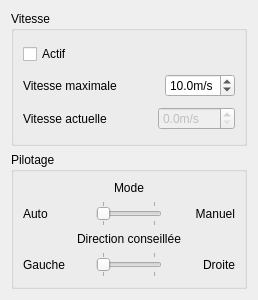
<?xml version="1.0" encoding="UTF-8"?>
<ui version="4.0">
 <class>VueParametresChariot</class>
 <widget class="QWidget" name="VueParametresChariot">
  <property name="geometry">
   <rect>
    <x>0</x>
    <y>0</y>
    <width>258</width>
    <height>300</height>
   </rect>
  </property>
  <property name="windowTitle">
   <string>Form</string>
  </property>
  <layout class="QVBoxLayout" name="verticalLayout">
   <item>
    <widget class="QGroupBox" name="groupeVitesse">
     <property name="title">
      <string>Vitesse</string>
     </property>
     <layout class="QVBoxLayout" name="verticalLayout_5" stretch="0,1,1">
      <item>
       <widget class="QCheckBox" name="actif">
        <property name="text">
         <string>Actif</string>
        </property>
       </widget>
      </item>
      <item>
       <layout class="QHBoxLayout" name="horizontalLayout" stretch="1,0">
        <item>
         <widget class="QLabel" name="libelleVitesseMax">
          <property name="text">
           <string>Vitesse maximale</string>
          </property>
         </widget>
        </item>
        <item>
         <widget class="QDoubleSpinBox" name="vitesseMax">
          <property name="suffix">
           <string>m/s</string>
          </property>
          <property name="decimals">
           <number>1</number>
          </property>
          <property name="minimum">
           <double>0.000000000000000</double>
          </property>
          <property name="maximum">
           <double>30.000000000000000</double>
          </property>
          <property name="singleStep">
           <double>1.000000000000000</double>
          </property>
          <property name="value">
           <double>10.000000000000000</double>
          </property>
         </widget>
        </item>
       </layout>
      </item>
      <item>
       <layout class="QHBoxLayout" name="horizontalLayout_4" stretch="1,0">
        <item>
         <widget class="QLabel" name="libelleVitesseActuelle">
          <property name="text">
           <string>Vitesse actuelle</string>
          </property>
         </widget>
        </item>
        <item>
         <widget class="QDoubleSpinBox" name="vitesseActuelle">
          <property name="enabled">
           <bool>false</bool>
          </property>
          <property name="suffix">
           <string>m/s</string>
          </property>
          <property name="decimals">
           <number>1</number>
          </property>
         </widget>
        </item>
       </layout>
      </item>
     </layout>
    </widget>
   </item>
   <item>
    <widget class="QGroupBox" name="groupePilotage">
     <property name="title">
      <string>Pilotage</string>
     </property>
     <layout class="QVBoxLayout" name="verticalLayout_6">
      <item>
       <layout class="QVBoxLayout" name="verticalLayout_3" stretch="1,1">
        <item>
         <widget class="QLabel" name="libelleModePilotage">
          <property name="text">
           <string>Mode</string>
          </property>
          <property name="alignment">
           <set>Qt::AlignCenter</set>
          </property>
         </widget>
        </item>
        <item>
         <layout class="QHBoxLayout" name="horizontalLayout_2" stretch="1,1,1">
          <item>
           <widget class="QLabel" name="libelleAutomatique">
            <property name="text">
             <string>Auto</string>
            </property>
           </widget>
          </item>
          <item>
           <widget class="QSlider" name="modePilotage">
            <property name="maximum">
             <number>1</number>
            </property>
            <property name="orientation">
             <enum>Qt::Horizontal</enum>
            </property>
            <property name="tickPosition">
             <enum>QSlider::TicksBothSides</enum>
            </property>
           </widget>
          </item>
          <item>
           <widget class="QLabel" name="libelleManuel">
            <property name="text">
             <string>Manuel</string>
            </property>
            <property name="alignment">
             <set>Qt::AlignRight|Qt::AlignTrailing|Qt::AlignVCenter</set>
            </property>
           </widget>
          </item>
         </layout>
        </item>
       </layout>
      </item>
      <item>
       <layout class="QVBoxLayout" name="verticalLayout_7" stretch="1,1">
        <item>
         <widget class="QLabel" name="libelleDirectionConseillee">
          <property name="text">
           <string>Direction conseillée</string>
          </property>
          <property name="alignment">
           <set>Qt::AlignCenter</set>
          </property>
         </widget>
        </item>
        <item>
         <layout class="QHBoxLayout" name="horizontalLayout_3" stretch="1,1,1">
          <item>
           <widget class="QLabel" name="libelleGauche">
            <property name="text">
             <string>Gauche</string>
            </property>
           </widget>
          </item>
          <item>
           <widget class="QSlider" name="directionConseillee">
            <property name="maximum">
             <number>1</number>
            </property>
            <property name="orientation">
             <enum>Qt::Horizontal</enum>
            </property>
            <property name="tickPosition">
             <enum>QSlider::TicksBothSides</enum>
            </property>
           </widget>
          </item>
          <item>
           <widget class="QLabel" name="libelleDroite">
            <property name="text">
             <string>Droite</string>
            </property>
            <property name="alignment">
             <set>Qt::AlignRight|Qt::AlignTrailing|Qt::AlignVCenter</set>
            </property>
           </widget>
          </item>
         </layout>
        </item>
       </layout>
      </item>
     </layout>
    </widget>
   </item>
  </layout>
 </widget>
 <resources/>
 <connections/>
</ui>
